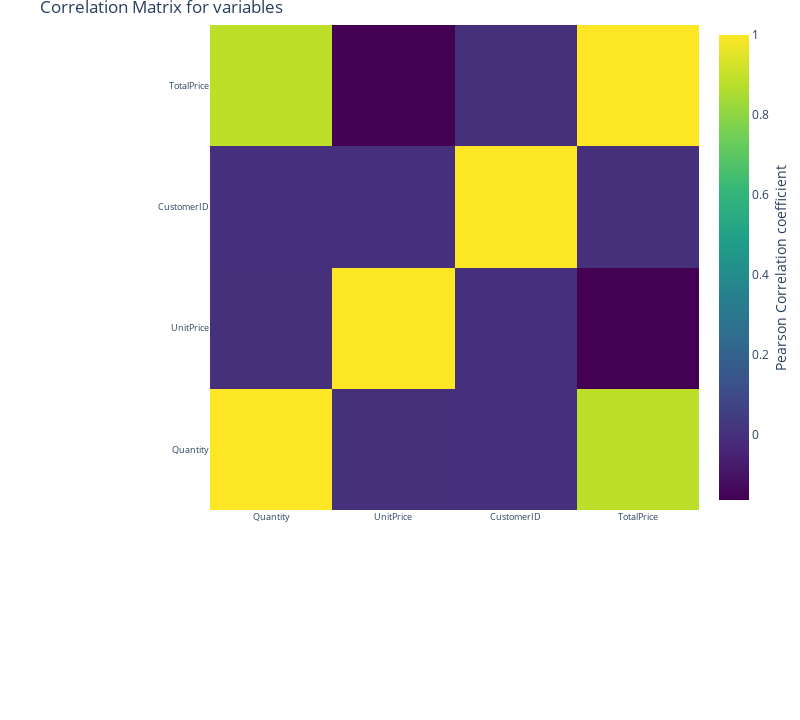

The code cell stored with this chart in its notebook:
### Code cell
trace = go.Heatmap(z = corr_array,
                   x = matrix_cols,
                   y = matrix_cols,
                   colorscale = "Viridis",
                   colorbar   = dict(title = "Pearson Correlation coefficient",
                                     titleside = "right"
                                    ) ,
                  )

layout = go.Layout(dict(title = "Correlation Matrix for variables",
                        autosize = False,
                        height  = 720,
                        width   = 800,
                        margin  = dict(r = 0 ,l = 210,
                                       t = 25,b = 210,
                                      ),
                        yaxis   = dict(tickfont = dict(size = 9)),
                        xaxis   = dict(tickfont = dict(size = 9))
                       )
                  )

data = [trace]
fig = go.Figure(data=data,layout=layout)
py.iplot(fig)

### Figure 1 — Plotly figure (JSON) as saved in the notebook; plotly's stock layout.template omitted (floating-point values rounded to 4 significant figures)
{"data": [{"colorbar": {"title": {"side": "right", "text": "Pearson Correlation coefficient"}}, "colorscale": [[0, "#440154"], [0.1111, "#482878"], [0.2222, "#3e4989"], [0.3333, "#31688e"], [0.4444, "#26828e"], [0.5556, "#1f9e89"], [0.6667, "#35b779"], [0.7778, "#6ece58"], [0.8889, "#b5de2b"], [1, "#fde725"]], "type": "heatmap", "x": ["Quantity", "UnitPrice", "CustomerID", "TotalPrice"], "y": ["Quantity", "UnitPrice", "CustomerID", "TotalPrice"], "z": [[1, -0.001235, -0.0036, 0.8867], [-0.001235, 1, -0.00456, -0.162], [-0.0036, -0.00456, 1, -0.002274], [0.8867, -0.162, -0.002274, 1]]}], "layout": {"autosize": false, "height": 720, "margin": {"b": 210, "l": 210, "r": 0, "t": 25}, "title": {"text": "Correlation Matrix for variables"}, "width": 800, "xaxis": {"tickfont": {"size": 9}}, "yaxis": {"tickfont": {"size": 9}}}}
